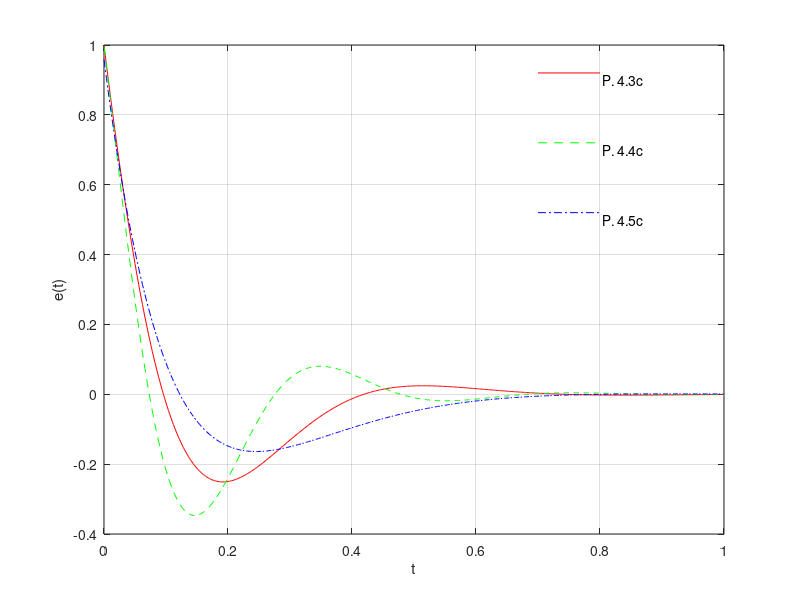

Write the MATLAB code that produced this figure.
t = (0:500)/500;
e1 = 1.245*exp(-7.21*t).*sin(9.72*t+2.21);
e2 = 1.1*exp(-7.22*t).*sin(15.5*t+2.01);
e3 = 1.8*exp(-7.22*t).*sin(4.59*t+2.58);
plot(t,e1,'-r',t,e2,'--g',t,e3,'-.b'); grid;
xlabel('t'); ylabel('e(t)');
hold on;
plot([.7 .8],.9*[1 1]+.02,'-r'); text(.8,.9,' P. 4.3c');
plot([.7 .8],.7*[1 1]+.02,'--g'); text(.8,.7,' P. 4.4c');
plot([.7 .8],.5*[1 1]+.02,'-.b'); text(.8,.5,' P. 4.5c');
hold off;
